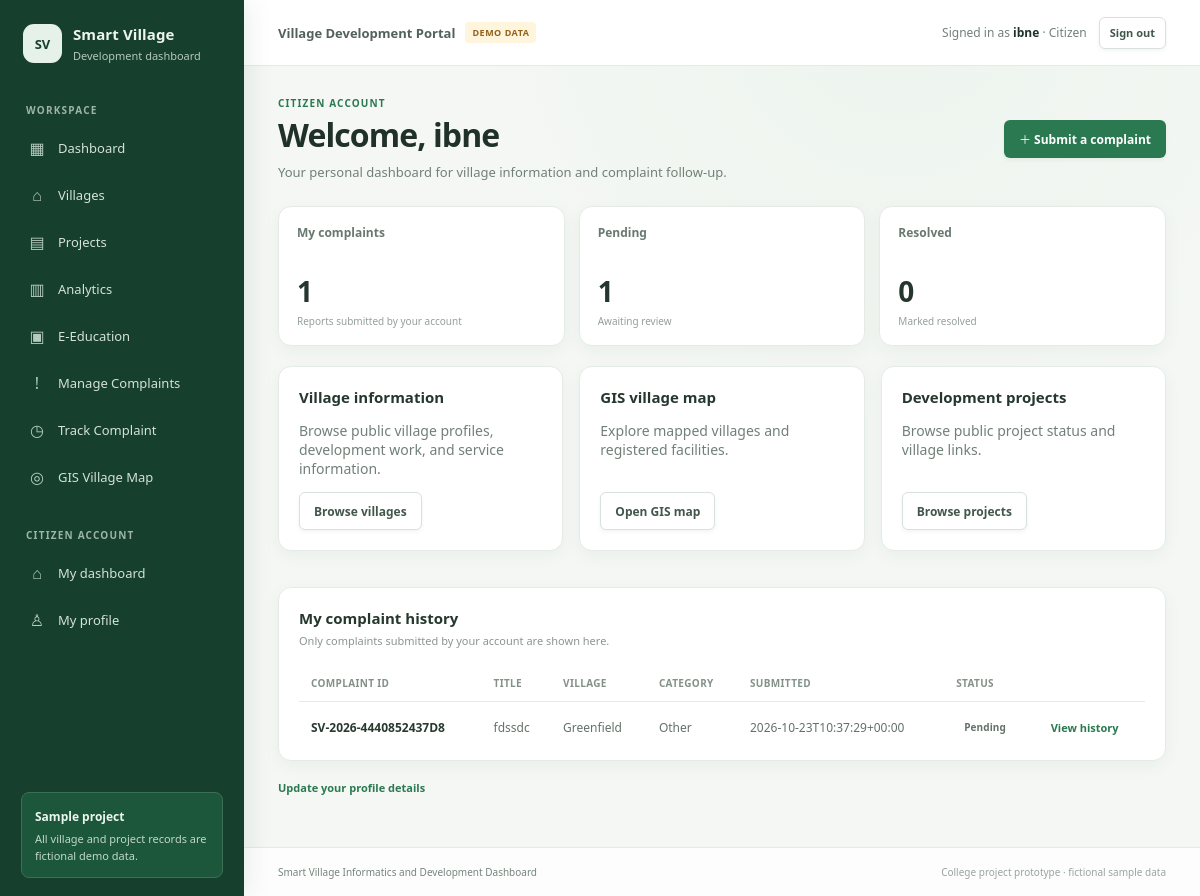
The app's page /citizen/dashboard (signed in), older data.
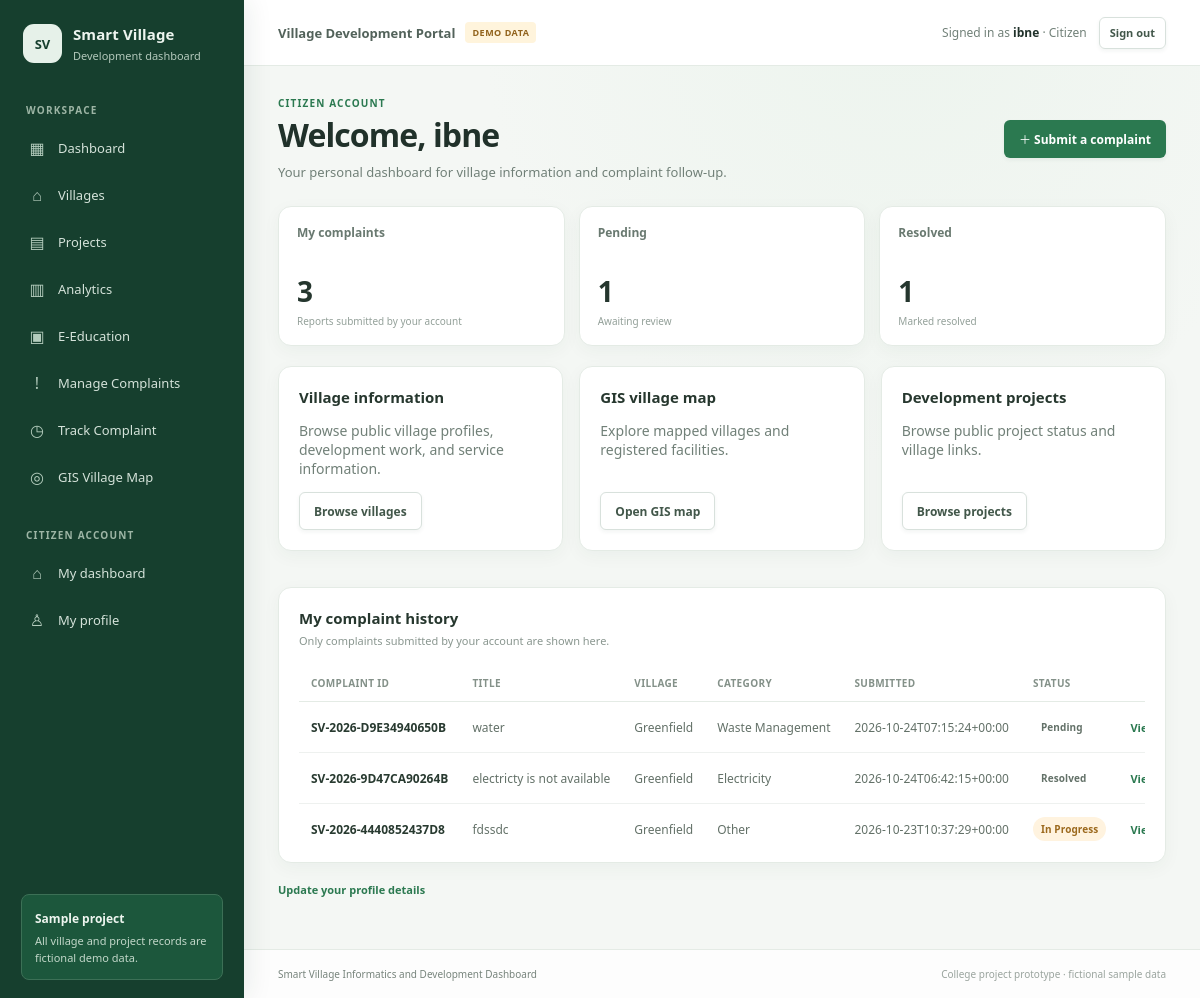
The same page, newer data.
### tables this page shows
CREATE TABLE "users" (
                id INTEGER PRIMARY KEY AUTOINCREMENT,
                username TEXT UNIQUE,
                password_hash TEXT NOT NULL,
                role TEXT NOT NULL CHECK (role IN (
                    'citizen', 'village_officer', 'system_admin', 'viewer'
                )),
                name TEXT NOT NULL,
                email TEXT COLLATE NOCASE,
                mobile_number TEXT,
                assigned_village_id INTEGER,
                department TEXT,
                is_approved INTEGER NOT NULL DEFAULT 0 CHECK (is_approved IN (0, 1)),
                is_active INTEGER NOT NULL DEFAULT 1 CHECK (is_active IN (0, 1)),
                can_import INTEGER NOT NULL DEFAULT 0 CHECK (can_import IN (0, 1)),
                session_version INTEGER NOT NULL DEFAULT 0,
                created_at TEXT NOT NULL,
                updated_at TEXT NOT NULL, officer_identifier TEXT,
                FOREIGN KEY (assigned_village_id) REFERENCES villages (id) ON DELETE RESTRICT
            );

CREATE TABLE complaints (
            id INTEGER PRIMARY KEY AUTOINCREMENT,
            complaint_id TEXT NOT NULL UNIQUE,
            tracking_token_hash TEXT NOT NULL,
            citizen_name TEXT NOT NULL,
            contact_number TEXT,
            village_id INTEGER NOT NULL,
            owner_user_id INTEGER,
            category TEXT NOT NULL CHECK (category IN (
                'Drinking Water', 'Roads and Transportation', 'Electricity',
                'Waste Management', 'Drainage and Sanitation', 'Education',
                'Healthcare', 'Agriculture', 'Other'
            )),
            title TEXT NOT NULL,
            description TEXT NOT NULL,
            location_description TEXT NOT NULL,
            photo_path TEXT,
            status TEXT NOT NULL DEFAULT 'Pending'
                CHECK (status IN ('Pending', 'In Progress', 'Resolved', 'Rejected')),
            assigned_officer TEXT,
            created_at TEXT NOT NULL,
            updated_at TEXT NOT NULL,
            FOREIGN KEY (village_id) REFERENCES villages (id) ON DELETE RESTRICT,
            FOREIGN KEY (owner_user_id) REFERENCES users (id) ON DELETE SET NULL
        );

CREATE TABLE villages (
            id INTEGER PRIMARY KEY AUTOINCREMENT,
            name TEXT NOT NULL UNIQUE,
            district TEXT NOT NULL,
            population INTEGER NOT NULL CHECK (population >= 0),
            schools INTEGER NOT NULL CHECK (schools >= 0),
            healthcare_centers INTEGER NOT NULL CHECK (healthcare_centers >= 0),
            road_status TEXT NOT NULL,
            water_availability INTEGER NOT NULL CHECK (water_availability BETWEEN 0 AND 100),
            agriculture TEXT NOT NULL
        , latitude REAL CHECK (latitude IS NULL OR latitude BETWEEN -90 AND 90), longitude REAL CHECK (longitude IS NULL OR longitude BETWEEN -180 AND 180), coordinates_verified INTEGER NOT NULL DEFAULT 0 CHECK (coordinates_verified IN (0, 1)), state TEXT NOT NULL DEFAULT '', taluk TEXT NOT NULL DEFAULT '', population_year INTEGER, population_source TEXT NOT NULL DEFAULT 'DEMO DATA - fictional sample', population_status TEXT NOT NULL DEFAULT 'Sample' CHECK (population_status IN ('Official', 'Sample', 'Unavailable')), household_count INTEGER CHECK (household_count IS NULL OR household_count >= 0), household_year INTEGER, household_source TEXT, household_status TEXT NOT NULL DEFAULT 'Unavailable' CHECK (household_status IN ('Official', 'Sample', 'Unavailable')), statistics_updated_at TEXT);

### app.py (the view)
@app.get("/citizen/dashboard")
@roles_required("citizen")
def citizen_dashboard():
    db = get_db()
    user_id = g.current_user["id"]
    complaints = db.execute(
        """SELECT complaints.*, villages.name AS village_name
           FROM complaints JOIN villages ON villages.id = complaints.village_id
           WHERE complaints.owner_user_id = ? ORDER BY complaints.created_at DESC""",
        (user_id,),
    ).fetchall()
    return render_template("citizen_dashboard.html", complaints=complaints)

### app.py (called while the page is built)
def get_db():
    if "db" not in g:
        g.db = sqlite3.connect(app.config["DATABASE"])
        g.db.row_factory = sqlite3.Row
        g.db.execute("PRAGMA foreign_keys = ON")
    return g.db

@app.context_processor
def inject_template_helpers():
    return {
        "csrf_token": lambda: session.get("_csrf_token", ""),
        "current_user": getattr(g, "current_user", None),
    }

def roles_required(*roles):
    def decorator(view):
        @wraps(view)
        def wrapped_view(**kwargs):
            user = getattr(g, "current_user", None)
            if user is None:
                login_endpoint = (
                    "officer_login" if "village_officer" in roles else "citizen_login"
                )
                return redirect(url_for(login_endpoint, next=request.path))
            if user["role"] not in roles:
                abort(403)
            return view(**kwargs)
        return wrapped_view
    return decorator

### templates/citizen_dashboard.html (shortened to what this page needs)
{% extends "base.html" %}
{% block head %}<link rel="stylesheet" href="{{ url_for('static', filename='css/auth.css') }}">{% endblock %}
{% block content %}
<div class="page-heading"><div><p class="eyebrow">CITIZEN ACCOUNT</p><h1>Welcome, {{ current_user.name }}</h1><p class="muted">Your personal dashboard for village information and complaint follow-up.</p></div><a class="button button-primary" href="{{ url_for('manage_complaints') }}">＋ Submit a complaint</a></div>
<section class="stat-grid citizen-stats"><article class="stat-card"><span class="stat-label">My complaints</span><strong>{{ complaints|length }}</strong><small>Reports submitted by your account</small></article><article class="stat-card"><span class="stat-label">Pending</span><strong>{{ complaints|selectattr('status', 'equalto', 'Pending')|list|length }}</strong><small>Awaiting review</small></article><article class="stat-card"><span class="stat-label">Resolved</span><strong>{{ complaints|selectattr('status', 'equalto', 'Resolved')|list|length }}</strong><small>Marked resolved</small></article></section>
<section class="content-grid citizen-shortcuts"><article class="panel"><h2>Village information</h2><p class="muted">Browse public village profiles, development work, and service information.</p><a class="button button-outline" href="{{ url_for('villages') }}">Browse villages</a></article><article class="panel"><h2>GIS village map</h2><p class="muted">Explore mapped villages and registered facilities.</p><a class="button button-outline" href="{{ url_for('gis_map') }}">Open GIS map</a></article><article class="panel"><h2>Development projects</h2><p class="muted">Browse public project status and village links.</p><a class="button button-outline" href="{{ url_for('projects') }}">Browse projects</a></article></section>
<section class="panel table-panel"><div class="panel-heading"><div><h2>My complaint history</h2><p>Only complaints submitted by your account are shown here.</p></div></div><div class="table-scroll"><table><thead><tr><th>Complaint ID</th><th>Title</th><th>Village</th><th>Category</th><th>Submitted</th><th>Status</th><th></th></tr></thead><tbody>{% for complaint in complaints %}<tr><td class="cell-strong">{{ complaint.complaint_id }}</td><td>{{ complaint.title }}</td><td>{{ complaint.village_name }}</td><td>{{ complaint.category }}</td><td>{{ complaint.created_at }}</td><td><span class="status status-{{ complaint.status|lower|replace(' ', '-') }}">{{ complaint.status }}</span></td><td><a class="text-link" href="{{ url_for('track_complaint') }}?complaint_id={{ complaint.complaint_id|urlencode }}">View history</a></td></tr>{% else %}<tr><td colspan="7" class="empty-state">You have not submitted a complaint yet.</td></tr>{% endfor %}</tbody></table></div></section>
<p class="small-note"><a class="text-link" href="{{ url_for('citizen_profile') }}">Update your profile details</a></p>
{% endblock %}

### templates/base.html (shortened to what this page needs)
<!doctype html>
<html lang="en">
<head>
  <link rel="stylesheet" href="{{ url_for('static', filename='css/style.css') }}">
  {% block head %}{% endblock %}
</head>
<body>
  <div class="app-layout">
    <aside class="sidebar" id="sidebar">
      <a class="brand" href="{{ url_for('index') }}">
        <span class="brand-icon" aria-hidden="true">SV</span>
        <span><strong>Smart Village</strong><small>Development dashboard</small></span>
      </a>
      <div class="nav-label">WORKSPACE</div>
      <nav class="side-nav" aria-label="Main navigation">
        <a href="{{ url_for('index') }}" class="{{ 'active' if request.endpoint == 'index' else '' }}" {% if request.endpoint == 'index' %}aria-current="page"{% endif %}><span aria-hidden="true">▦</span> Dashboard</a>
        <a href="{{ url_for('villages') }}" class="{{ 'active' if request.endpoint in ('villages', 'village_details') else '' }}" ><span aria-hidden="true">⌂</span> Villages</a>
        <a href="{{ url_for('projects') }}" class="{{ 'active' if request.endpoint == 'projects' else '' }}" {% if request.endpoint == 'projects' %}aria-current="page"{% endif %}><span aria-hidden="true">▤</span> Projects</a>
        <a href="{{ url_for('analytics') }}" class="{{ 'active' if request.endpoint == 'analytics' else '' }}" {% if request.endpoint == 'analytics' %}aria-current="page"{% endif %}><span aria-hidden="true">▥</span> Analytics</a>
        <a href="{{ url_for('education') }}" class="{{ 'active' if request.endpoint in ('education', 'education_service') else '' }}" ><span aria-hidden="true">▣</span> E-Education</a>
        <a href="{{ url_for('manage_complaints') }}" class="{{ 'active' if request.endpoint == 'manage_complaints' else '' }}" ><span aria-hidden="true">!</span> Manage Complaints</a>
        <a href="{{ url_for('track_complaint') }}" class="{{ 'active' if request.endpoint == 'track_complaint' else '' }}" ><span aria-hidden="true">◷</span> Track Complaint</a>
        <a href="{{ url_for('gis_map') }}" class="{{ 'active' if request.endpoint in ('gis_map', 'add_facility', 'edit_facility') else '' }}" {% if request.endpoint == 'gis_map' %}aria-current="page"{% endif %}><span aria-hidden="true">◎</span> GIS Village Map</a>
      </nav>
      {% if current_user and current_user.role == 'system_admin' %}
      <div class="nav-label">ADMINISTRATION</div>
      <nav class="side-nav" aria-label="Administration navigation">
        <a href="{{ url_for('admin_dashboard') }}" class="{{ 'active' if request.endpoint == 'admin_dashboard' else '' }}"><span aria-hidden="true">⚙</span> Admin panel</a>
        <a href="{{ url_for('admin_complaints') }}" class="{{ 'active' if request.endpoint in ('admin_complaints', 'admin_complaint_details') else '' }}"><span aria-hidden="true">!</span> Complaints</a>
        <a href="{{ url_for('admin_officers') }}" class="{{ 'active' if request.endpoint in ('admin_officers', 'admin_create_officer', 'admin_edit_officer', 'admin_officer_registration_document', 'admin_reject_officer_registration') else '' }}"><span aria-hidden="true">♙</span> Village officers</a>
        <a href="{{ url_for('add_facility') }}"><span aria-hidden="true">＋</span> Add facility</a>
      </nav>
      {% elif current_user and current_user.role == 'citizen' %}
      <div class="nav-label">CITIZEN ACCOUNT</div>
      <nav class="side-nav" aria-label="Citizen navigation">
        <a href="{{ url_for('citizen_dashboard') }}"><span aria-hidden="true">⌂</span> My dashboard</a>
        <a href="{{ url_for('citizen_profile') }}"><span aria-hidden="true">♙</span> My profile</a>
      </nav>
      {% endif %}
      <div class="sidebar-note"><strong>Sample project</strong><p>All village and project records are fictional demo data.</p></div>
    </aside>
    <div class="main-column">
      <header class="topbar">
        <div class="topbar-title">Village Development Portal <span class="demo-pill">DEMO DATA</span></div>
        <div class="account-area">
          {% if current_user %}
            <span class="account-name">Signed in as <strong>{{ current_user.name }}</strong> · {{ current_user.role|replace('_', ' ')|title }}</span>
            <form method="post" action="{{ url_for('logout') }}"><input type="hidden" name="_csrf_token" value="{{ csrf_token() }}"><button class="button button-outline button-small" type="submit">Sign out</button></form>
          {% elif request.endpoint not in ('auth_landing', 'citizen_register', 'citizen_login', 'officer_login', 'officer_register', 'admin_login', 'login') %}
            <a class="button button-outline button-small" href="{{ url_for('auth_landing') }}">Sign in</a>
          {% endif %}
        </div>
      </header>
      <main class="main-content">
        {% block content %}{% endblock %}
      </main>
      <footer class="footer">Smart Village Informatics and Development Dashboard <span>College project prototype · fictional sample data</span></footer>
    </div>
  </div>
</body>
</html>

### static/css/auth.css (style rules this page uses)
.citizen-stats { grid-template-columns: repeat(3, minmax(0, 1fr)); }
.citizen-shortcuts, .officer-shortcuts { grid-template-columns: repeat(3, minmax(0, 1fr)); }
.citizen-shortcuts .panel, .officer-shortcuts .panel { display: flex; flex-direction: column; align-items: flex-start; }
.citizen-shortcuts .panel .button, .officer-shortcuts .panel .button { margin-top: auto; }

Row changes from the older to the newer data that the page shows:
added complaints: complaint_id "SV-2026-D9E34940650B", title "water", village_name "Greenfield", category "Waste Management", created_at "2026-10-24T07:15:24+00:00", status "Pending"
added complaints: complaint_id "SV-2026-9D47CA90264B", title "electricty is not available", village_name "Greenfield", category "Electricity", created_at "2026-10-24T06:42:15+00:00", status "Resolved"
changed complaints "fdssdc": status "Pending" → "In Progress"
Text that changed along with them:
{{ complaints|length }}: "1" → "3"
{{ complaints|selectattr('status', 'equalto', 'Resolved')|list|length }}: "0" → "1"
